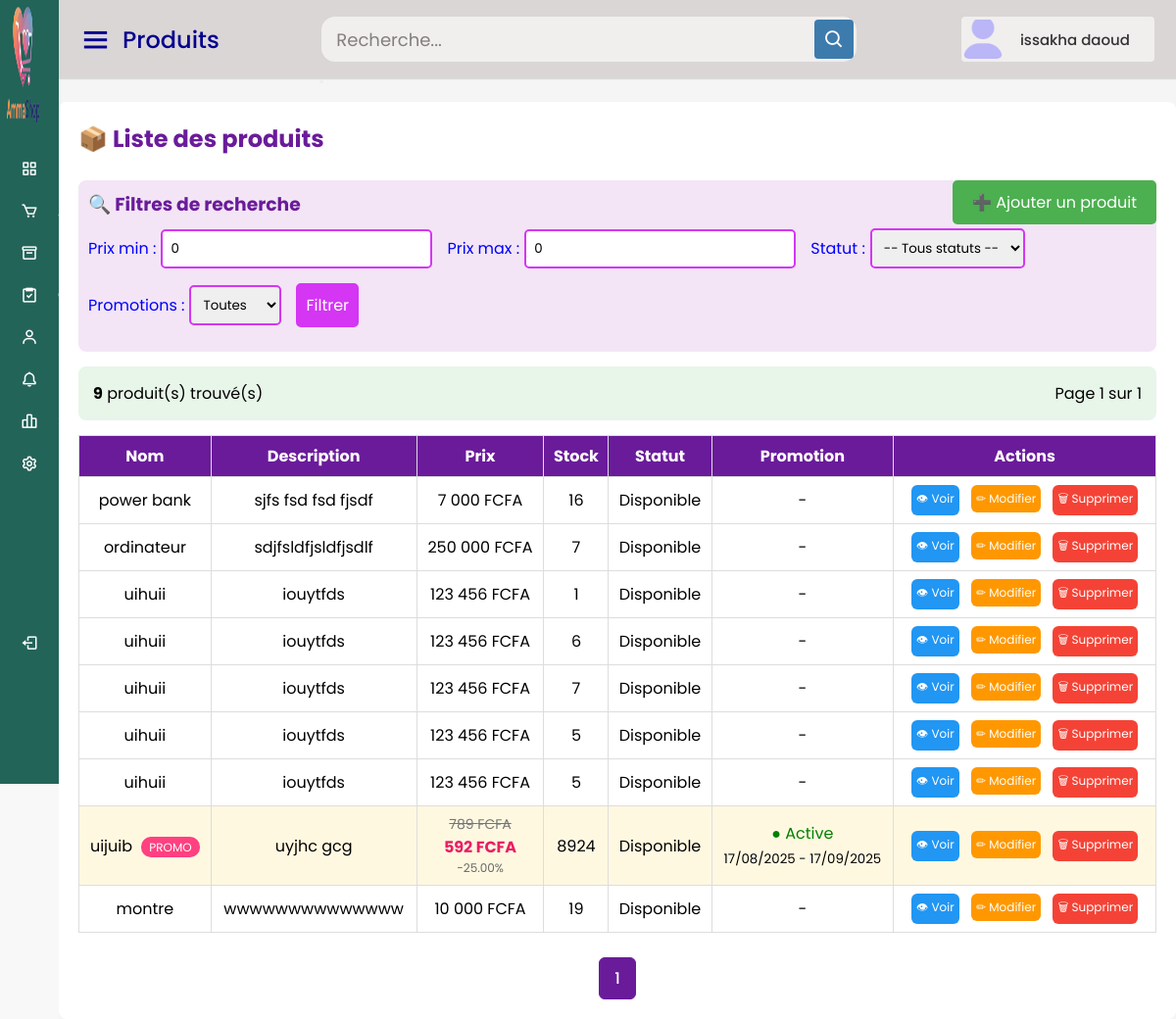
/tchadshop/produits.php (signed in), run on the app's committed database.
### tables this page shows
CREATE TABLE IF NOT EXISTS `produits` (
  `id` int NOT NULL AUTO_INCREMENT,
  `nom` varchar(255) DEFAULT NULL,
  `description` text,
  `prix` decimal(10,2) DEFAULT NULL,
  `stock` int DEFAULT NULL,
  `statut` enum('disponible','rupture','bientôt') DEFAULT 'disponible',
  `created_at` timestamp NULL DEFAULT CURRENT_TIMESTAMP,
  `vu` tinyint(1) DEFAULT '0',
  `promotion` decimal(5,2) DEFAULT '0.00' COMMENT 'Pourcentage de réduction',
  `prix_promotion` decimal(10,2) DEFAULT NULL COMMENT 'Prix après réduction',
  `date_debut_promo` date DEFAULT NULL,
  `date_fin_promo` date DEFAULT NULL,
  PRIMARY KEY (`id`)
);

### tchadshop/produits.php (the view, shortened to what this page needs)
<?php
$conn = new mysqli("localhost", "root", "", "tchadshop_db");
$search = $conn->real_escape_string($_GET['search'] ?? '');
$min_price = floatval($_GET['min_price'] ?? 0);
$max_price = floatval($_GET['max_price'] ?? 0);
$statut = $conn->real_escape_string($_GET['statut'] ?? '');
$promo_filter = $conn->real_escape_string($_GET['promo'] ?? '');
$page = intval($_GET['page'] ?? 1);
$per_page = 20;
$offset = ($page - 1) * $per_page;
$where = "1";
$count_sql = "SELECT COUNT(*) as total FROM produits p WHERE $where";
$total_resultat_produits = $conn->query($count_sql);
$total_produit = $total_resultat_produits->fetch_assoc();
$total_produits = $total_produit['total'];
$total_pages = ceil($total_produits / $per_page);
$sql = "SELECT p.id AS produit_id, p.nom, p.description, p.prix, p.prix_promotion,
               p.stock, p.statut, p.promotion, p.date_debut_promo, p.date_fin_promo
        FROM produits p
        WHERE $where
        ORDER BY p.created_at DESC
        LIMIT $per_page OFFSET $offset";
$resultat_produits = $conn->query($sql);
?>
<!DOCTYPE html>
<html lang="fr">
<head>
</head>
<body>
<?php include("header.php"); ?>
<div class="home-content">
<div class="main-content">
  <h2>📦 <?= $t['title2']?></h2><br>
  <a href="ajouter_produit.php" class="btn1">➕ <?= $t['add_product2']?></a>
  <div class="filter-section">
    <h3>🔍 Filtres de recherche</h3>
    <form method="GET" class="filters">
      <div class="filter-row">
        <div class="filter-group">
          <label><?= $t['min_price2']?> :</label>
          <input type="number" name="min_price" placeholder="Prix min" value="<?= $min_price ?>">
        </div>
        <div class="filter-group">
          <label><?= $t['max_price2']?> :</label>
          <input type="number" name="max_price" placeholder="Prix max" value="<?= $max_price ?>">
        </div>
        <div class="filter-group">
          <label>Statut :</label>
          <select name="statut" class="select">
              <option value=""><?= $t['all_status2']?></option>
          </select>
        </div>
        <div class="filter-group">
          <label>Promotions :</label>
          <select name="promo" class="select">
              <option value="">Toutes</option>
          </select>
        </div>
        <div class="filter-group">
          <button type="submit" class="button"><?= $t['filter2']?></button>
        </div>
      </div>
    </form>
  </div>
  <div class="summary">
    <div>
      <strong><?= $total_produits ?></strong> produit(s) trouvé(s)
    </div>
    <div>
      Page <?= $page ?> sur <?= $total_pages ?>
    </div>
  </div>
  <table>
    <thead>
      <tr>
        <th>Nom</th>
        <th>Description</th>
        <th>Prix</th>
        <th>Stock</th>
        <th>Statut</th>
        <th>Promotion</th>
        <th>Actions</th>
      </tr>
    </thead>
    <tbody>
    <?php
    if ($resultat_produits->num_rows > 0):
        while ($produit = $resultat_produits->fetch_assoc()):
            $is_active_promo = false;
            $is_future_promo = false;
            $is_expired_promo = false;
            if ($produit['promotion'] > 0) {
                $today = date('Y-m-d');
                $start = $produit['date_debut_promo'];
                $end = $produit['date_fin_promo'];
                if ($start && $end) {
                    if ($today >= $start && $today <= $end) {
                        $is_active_promo = true;
                    } elseif ($today < $start) {
                        $is_future_promo = true;
                    } elseif ($today > $end) {
                        $is_expired_promo = true;
                    }
                }
            }
    ?>
      <tr class="<?= $is_active_promo ? 'active-promo' : '' ?>">
        <td>
          <?= htmlspecialchars($produit['nom']) ?>
          <?php if ($is_active_promo): ?>
            <span class="promo-badge">PROMO</span>
          <?php endif; ?>
        </td>
        <td><?= htmlspecialchars(substr($produit['description'], 0, 50)) . (strlen($produit['description']) > 50 ? '...' : '') ?></td>
        <td>
          <?php if ($is_active_promo): ?>
            <div class="original-price"><?= number_format($produit['prix'], 0, ',', ' ') ?> <?= $t['currency2']?></div>
            <div class="promo-price"><?= number_format($produit['prix_promotion'], 0, ',', ' ') ?> <?= $t['currency2']?></div>
            <div class="promo-dates">-<?= $produit['promotion'] ?>%</div>
          <?php else: ?>
            <?= number_format($produit['prix'], 0, ',', ' ') ?> <?= $t['currency2']?>
          <?php endif; ?>
        </td>
        <td><?= $produit['stock'] ?></td>
        <td>
          <?php
              $status_text = $produit['statut'];
              if ($status_text == 'disponible') echo $t['available2'];
              elseif ($status_text == 'rupture') echo $t['out_of_stock2'];
              elseif ($status_text == 'bientôt') echo $t['coming_soon2'];
              else echo ucfirst($status_text);
          ?>
        </td>
        <td>
          <?php if ($produit['promotion'] > 0): ?>
            <?php if ($is_active_promo): ?>
              <span style="color:green">● Active</span><br>
            <?php elseif ($is_future_promo): ?>
              <span style="color:orange">● Future</span><br>
            <?php elseif ($is_expired_promo): ?>
              <span style="color:red">● Expirée</span><br>
            <?php endif; ?>
            <small>
              <?= date('d/m/Y', strtotime($produit['date_debut_promo'])) ?> -
              <?= date('d/m/Y', strtotime($produit['date_fin_promo'])) ?>
            </small>
          <?php else: ?>
            -
          <?php endif; ?>
        </td>
        <td>
          <a href="details_produit.php?id=<?= $produit['produit_id'] ?>" class="action-btn view-btn">👁 <?= $t['view2']?></a>
          <a href="modifier_produit.php?id=<?= $produit['produit_id'] ?>" class="action-btn edit-btn">✏ <?= $t['edit2']?></a>
          <a href="supprimer_produit.php?id=<?= $produit['produit_id'] ?>" class="action-btn delete-btn" onclick="return confirm('Confirmer la suppression ?');">🗑 <?= $t['delete2']?></a>
        </td>
      </tr>
    <?php
        endwhile;
    endif; ?>
    </tbody>
  </table>
  <div class="pagination">
      <?php for ($i = max(1, $page - 2); $i <= min($page + 2, $total_pages); $i++): ?>
          <a href="?search=<?= urlencode($search) ?>&min_price=<?= $min_price ?>&max_price=<?= $max_price ?>&statut=<?= urlencode($statut) ?>&promo=<?= urlencode($promo_filter) ?>&page=<?= $i ?>" class="<?= $i == $page ? 'active' : '' ?>">
              <?= $i ?>
          </a>
      <?php endfor; ?>
  </div>
</div>
</div>
</body>
</html>

### tchadshop/style4.css (style rules this page uses)
* { margin: 0; padding: 0; box-sizing: border-box; font-family: "Poppins", sans-serif; }
.home-section .home-content { position: relative; padding-top: 104px; }

### tchadshop/produits.php (style rules this page uses)
body { font-family: Arial; background-color: #f8f8f8; }
.main-content { background: #fff; padding: 20px; border-radius: 8px; }
.main-content h2 { color: #6a1b9a; }
.btn1 { float: right; text-decoration: none; color: #fff; background: #4caf50; border-radius: 5px; padding: 10px 20px; }
.filters { margin-bottom: 15px; display: flex; flex-wrap: wrap; gap: 10px; align-items: center; }
.filter-group { display: flex; align-items: center; gap: 5px; }
.filters label { color: blue; font-size: 16px; white-space: nowrap; }
.filters input, .filters select, .filters button { padding: 8px; border: 2px solid rgb(212, 54, 244); border-radius: 5px; }
table { width: 100%; border-collapse: collapse; margin-top: 15px; }
table th, table td { border: 1px solid #ddd; padding: 8px; text-align: center; }
table th { background: #6a1b9a; color: #fff; }
.pagination { text-align: center; margin-top: 25px; display: flex; justify-content: center; gap: 8px; flex-wrap: wrap; }
.pagination a { padding: 8px 15px; text-decoration: none; color: #6a1b9a; font-weight: 500; border: 1px solid #d9d0e9; border-radius: 6px; transition: all 0.2s; display: inline-flex; align-items: center; gap: 5px; }
.pagination a.active { background: #6a1b9a; color: #fff; border-color: #6a1b9a; }
.action-btn { margin: 0 4px; padding: 5px 5px; border-radius: 6px; text-decoration: none; color: #fff; font-weight: 400; transition: all 0.2s; display: inline-flex; align-items: center; gap: 5px; font-size: 12px; }
.view-btn { background: #2196f3; }
.edit-btn { background: #ff9800; }
.delete-btn { background: #f44336; }
.button { background: rgb(212, 54, 244); border: none; color: white; font-size: 16px; border-radius: 5px; padding: 8px 15px; cursor: pointer; }
.summary { margin-bottom: 15px; padding: 15px; background: #e8f5e9; border-radius: 8px; display: flex; justify-content: space-between; flex-wrap: wrap; }
.promo-badge { background: #ff4081; color: white; padding: 2px 8px; border-radius: 10px; font-size: 12px; margin-left: 5px; }
.original-price { text-decoration: line-through; color: #757575; font-size: 14px; }
.promo-price { color: #e91e63; font-weight: bold; font-size: 16px; }
.active-promo { background-color: #fff8e1; }
.promo-dates { font-size: 12px; color: #666; }
.filter-section { background: #f3e5f5; padding: 10px; border-radius: 8px; margin-bottom: 15px; }
.filter-section h3 { margin: 0 0 10px 0; color: #6a1b9a; }
.filter-row { display: flex; flex-wrap: wrap; gap: 15px; }

### data on the page
produits: nom "power bank", description "sjfs fsd fsd fjsdf", prix "7 000", stock "16"
produits: nom "ordinateur", description "sdjfsldfjsldfjsdlf", prix "250 000", stock "7"
produits: nom "uihuii", description "iouytfds", prix "123 456", stock "1"
produits: nom "uihuii", description "iouytfds", prix "123 456", stock "6"
produits: nom "uihuii", description "iouytfds", prix "123 456", stock "7"
produits: nom "uihuii", description "iouytfds", prix "123 456", stock "5"
produits: nom "uihuii", description "iouytfds", prix "123 456", stock "5"
produits: nom "uijuib", shows "PROMO", description "uyjhc gcg", prix "789", prix_promotion "592", promotion "25.00", stock "8924", shows "● Active", date_debut_promo "17/08/2025", date_fin_promo "17/09/2025"
produits: nom "montre", description "wwwwwwwwwwwwww", prix "10 000", stock "19"

### other printed values
$page_title "Produits"
$adminName "issakha daoud"
$t['title2'] "Liste des produits"
$t['add_product2'] "Ajouter un produit"
$t['min_price2'] "Prix min"
$t['max_price2'] "Prix max"
$t['filter2'] "Filtrer"
$total_produits "9"
$page "1"
$total_pages "1"
form field statut "-- Tous statuts --"
